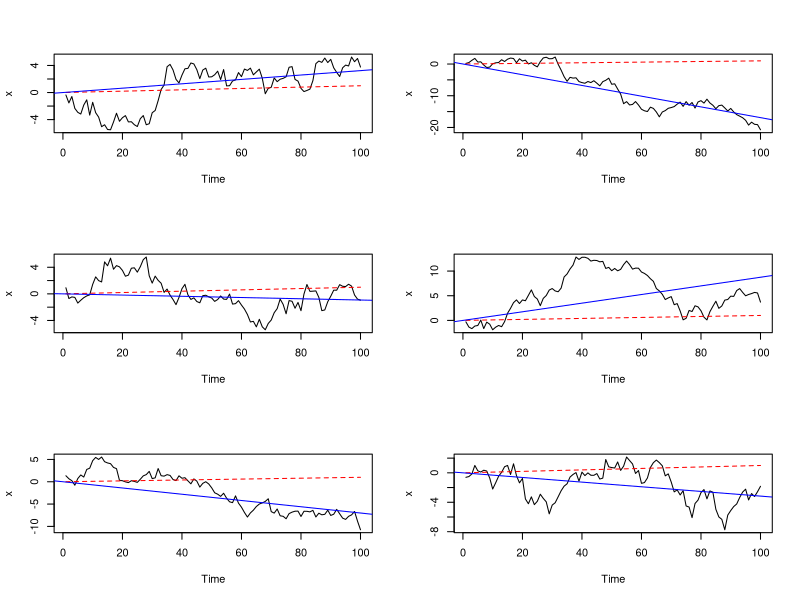

This figure's R source:
par(mfcol = c(3,2)) 
for (i in 1:6)
{
x = ts(cumsum(rnorm(100,.01,1)))
reg = lm(x~0+time(x), na.action=NULL) 
summary(reg)
plot(x)
lines(.01*time(x), col="red", lty="dashed") 
abline(reg, col="blue") 
} 